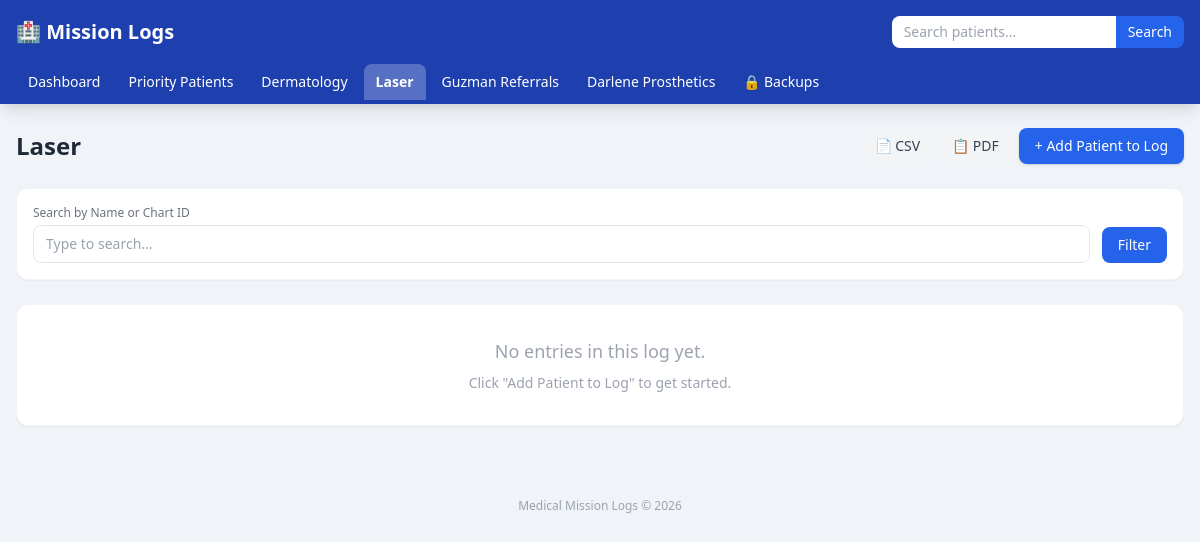
The app's page /log/Laser, older data.
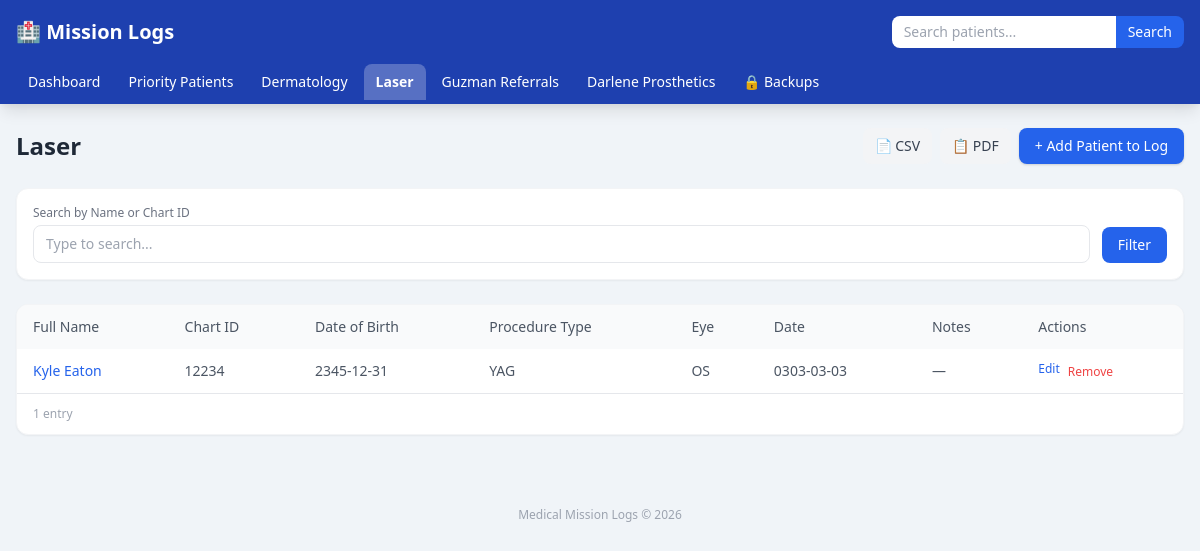
The same page, newer data.
### tables this page shows
CREATE TABLE log_entries (
            id INTEGER PRIMARY KEY AUTOINCREMENT,
            patient_id INTEGER NOT NULL,
            log_category TEXT NOT NULL,
            date_of_encounter TEXT,
            notes TEXT DEFAULT '',
            status TEXT DEFAULT 'Pending',
            follow_up_date TEXT,
            created_at TIMESTAMP DEFAULT CURRENT_TIMESTAMP,
            updated_at TIMESTAMP DEFAULT CURRENT_TIMESTAMP, advocate TEXT DEFAULT '', community TEXT DEFAULT '', problem TEXT DEFAULT '', appointment_timeframe TEXT DEFAULT '', procedure_type TEXT DEFAULT '', eye TEXT DEFAULT '', laser_date TEXT DEFAULT '', procedure TEXT DEFAULT '', derm_date TEXT DEFAULT '', surgery_type TEXT DEFAULT '',
            FOREIGN KEY (patient_id) REFERENCES patients(id) ON DELETE CASCADE
        );

CREATE TABLE patients (
            id INTEGER PRIMARY KEY AUTOINCREMENT,
            full_name TEXT NOT NULL,
            chart_id TEXT NOT NULL UNIQUE,
            date_of_birth TEXT NOT NULL,
            notes TEXT DEFAULT '',
            created_at TIMESTAMP DEFAULT CURRENT_TIMESTAMP,
            updated_at TIMESTAMP DEFAULT CURRENT_TIMESTAMP
        );

### app.py (the view)
@app.route("/log/<category>")
def log_view(category):
    if category not in LOG_CATEGORIES:
        flash(f"Unknown log category: {category}", "error")
        return redirect(url_for("dashboard"))
    search = request.args.get("search", "")
    entries = get_log_entries(category, search=search or None)
    patients = get_all_patients()
    return render_template(
        "log_view.html",
        category=category,
        entries=entries,
        patients=patients,
        categories=LOG_CATEGORIES,
        search=search,
    )

### database.py (called while the page is built)
def get_db():
    conn = sqlite3.connect(DB_PATH)
    conn.row_factory = sqlite3.Row
    conn.execute("PRAGMA foreign_keys = ON")
    return conn

def get_all_patients(search=None):
    conn = get_db()
    if search:
        patients = conn.execute(
            "SELECT * FROM patients WHERE full_name LIKE ? OR chart_id LIKE ? ORDER BY full_name",
            (f"%{search}%", f"%{search}%"),
        ).fetchall()
    else:
        patients = conn.execute("SELECT * FROM patients ORDER BY full_name").fetchall()
    conn.close()
    return patients

def get_log_entries(log_category, search=None):
    conn = get_db()
    query = """
        SELECT le.*, p.full_name, p.chart_id, p.date_of_birth
        FROM log_entries le
        JOIN patients p ON le.patient_id = p.id
        WHERE le.log_category = ?
    """
    params = [log_category]
    if search:
        query += " AND (p.full_name LIKE ? OR p.chart_id LIKE ?)"
        params.extend([f"%{search}%", f"%{search}%"])
    query += " ORDER BY le.created_at DESC"
    entries = conn.execute(query, params).fetchall()
    conn.close()
    return entries

### templates/log_view.html (shortened to what this page needs)
{% extends "base.html" %}
{% block content %}
<div class="flex items-center justify-between mb-6">
    <h1 class="text-2xl font-bold text-gray-800">{{ category }}</h1>
    <div class="flex gap-2">
        <a href="/export/{{ category }}/csv" class="bg-gray-100 text-gray-700 px-3 py-2 rounded-lg hover:bg-gray-200 text-sm">
            📄 CSV
        </a>
        <a href="/export/{{ category }}/pdf" class="bg-gray-100 text-gray-700 px-3 py-2 rounded-lg hover:bg-gray-200 text-sm">
            📋 PDF
        </a>
        <button onclick="document.getElementById('addToLogModal').classList.add('active')"
                class="bg-blue-600 text-white px-4 py-2 rounded-lg hover:bg-blue-700 text-sm font-medium shadow">
            + Add Patient to Log
        </button>
    </div>
</div>
<div class="bg-white rounded-xl p-4 shadow-sm border border-gray-100 mb-6">
    <form action="/log/{{ category }}" method="GET" class="flex flex-wrap gap-3 items-end">
        <div class="flex-1 min-w-48">
            <label class="block text-xs text-gray-500 mb-1">Search by Name or Chart ID</label>
            <input type="text" name="search" value="{{ search }}" placeholder="Type to search..."
                   class="w-full border rounded-lg px-3 py-2 text-sm focus:ring-2 focus:ring-blue-300 focus:outline-none">
        </div>
        <button type="submit" class="bg-blue-600 text-white px-4 py-2 rounded-lg hover:bg-blue-700 text-sm">
            Filter
        </button>
    </form>
</div>
<div class="bg-white rounded-xl shadow-sm border border-gray-100 overflow-hidden">
    {% if entries %}
    <div class="overflow-x-auto">
        <table class="w-full text-sm">
            <thead class="bg-gray-50 text-gray-600 text-left">
                <tr>
                    <th class="px-4 py-3 font-medium">Full Name</th>
                    <th class="px-4 py-3 font-medium">Chart ID</th>
                    <th class="px-4 py-3 font-medium">Date of Birth</th>
                    {% if category == 'Priority Patients' %}
                    <th class="px-4 py-3 font-medium">Advocate</th>
                    <th class="px-4 py-3 font-medium">Community</th>
                    <th class="px-4 py-3 font-medium">Surgery Type</th>
                    {% elif category == 'Guzman Referrals' %}
                    <th class="px-4 py-3 font-medium">Problem</th>
                    <th class="px-4 py-3 font-medium">Appt Timeframe</th>
                    {% elif category == 'Laser' %}
                    <th class="px-4 py-3 font-medium">Procedure Type</th>
                    <th class="px-4 py-3 font-medium">Eye</th>
                    <th class="px-4 py-3 font-medium">Date</th>
                    {% elif category == 'Dermatology' %}
                    <th class="px-4 py-3 font-medium">Advocate</th>
                    <th class="px-4 py-3 font-medium">Community</th>
                    <th class="px-4 py-3 font-medium">Procedure</th>
                    <th class="px-4 py-3 font-medium"># Procedures</th>
                    <th class="px-4 py-3 font-medium">Date</th>
                    {% endif %}
                    <th class="px-4 py-3 font-medium">Notes</th>
                    <th class="px-4 py-3 font-medium">Actions</th>
                </tr>
            </thead>
            <tbody class="divide-y">
                {% for entry in entries %}
                <tr class="hover:bg-blue-50">
                    <td class="px-4 py-3">
                        <a href="/patient/{{ entry.patient_id }}" class="text-blue-600 hover:underline font-medium">
                            {{ entry.full_name }}
                        </a>
                    </td>
                    <td class="px-4 py-3 text-gray-600">{{ entry.chart_id }}</td>
                    <td class="px-4 py-3 text-gray-600">{{ entry.date_of_birth }}</td>
                    {% if category == 'Priority Patients' %}
                    <td class="px-4 py-3 text-gray-600">{{ entry.advocate or '—' }}</td>
                    <td class="px-4 py-3 text-gray-600">{{ entry.community or '—' }}</td>
                    <td class="px-4 py-3 text-gray-600">{{ entry.surgery_type or '—' }}</td>
                    {% elif category == 'Guzman Referrals' %}
                    <td class="px-4 py-3 text-gray-600">{{ entry.problem or '—' }}</td>
                    <td class="px-4 py-3 text-gray-600">{{ entry.appointment_timeframe or '—' }}</td>
                    {% elif category == 'Laser' %}
                    <td class="px-4 py-3 text-gray-600">{{ entry.procedure_type or '—' }}</td>
                    <td class="px-4 py-3 text-gray-600">{{ entry.eye or '—' }}</td>
                    <td class="px-4 py-3 text-gray-600">{{ entry.laser_date or '—' }}</td>
                    {% endif %}
                    <td class="px-4 py-3 text-gray-600 max-w-xs truncate">{{ entry.notes or '—' }}</td>
                    <td class="px-4 py-3">
                        <div class="flex gap-2">
                            <a href="/log-entry/{{ entry.id }}/edit" class="text-blue-600 hover:underline text-xs">Edit</a>
                            <form action="/log-entry/{{ entry.id }}/delete" method="POST"
                                  onsubmit="return confirm('Remove this entry from the log?')">
                                <button type="submit" class="text-red-500 hover:underline text-xs">Remove</button>
                            </form>
                        </div>
                    </td>
                </tr>
                {% endfor %}
            </tbody>
        </table>
    </div>
    <div class="px-4 py-3 text-xs text-gray-400 border-t">
        {{ entries|length }} entr{{ 'y' if entries|length == 1 else 'ies' }}
    </div>
    {% else %}
    <div class="p-8 text-center text-gray-400">
        <p class="text-lg mb-2">No entries in this log yet.</p>
        <p class="text-sm">Click "Add Patient to Log" to get started.</p>
    </div>
    {% endif %}
</div>
{% endblock %}

### templates/base.html (shortened to what this page needs)
<!DOCTYPE html>
<html lang="en">
<head>
    <link href="https://cdn.jsdelivr.net/npm/tailwindcss@2.2.19/dist/tailwind.min.css" rel="stylesheet">
</head>
<body class="min-h-screen">
    <nav class="bg-blue-800 text-white shadow-lg">
        <div class="max-w-7xl mx-auto px-4">
            <div class="flex items-center justify-between h-16">
                <a href="/" class="text-xl font-bold flex items-center gap-2">
                    🏥 Mission Logs
                </a>
                <form action="/search" method="GET" class="hidden md:flex items-center">
                    <input type="text" name="q" placeholder="Search patients..."
                           value="{{ request.args.get('q', '') }}"
                           class="px-3 py-1.5 rounded-l-lg text-gray-800 text-sm w-56 focus:outline-none focus:ring-2 focus:ring-blue-300">
                    <button type="submit" class="bg-blue-600 px-3 py-1.5 rounded-r-lg hover:bg-blue-500 text-sm">
                        Search
                    </button>
                </form>
            </div>
            <div class="flex gap-1 pb-1 overflow-x-auto text-sm">
                <a href="/" class="nav-link px-3 py-2 rounded-t-lg {% if request.path == '/' %}active{% endif %}">
                    Dashboard
                </a>
                {% for cat in categories %}
                <a href="/log/{{ cat }}"
                   class="nav-link px-3 py-2 rounded-t-lg whitespace-nowrap {% if request.path == '/log/' + cat %}active{% endif %}">
                    {{ cat }}
                </a>
                {% endfor %}
                <a href="/backups"
                   class="nav-link px-3 py-2 rounded-t-lg whitespace-nowrap {% if request.path == '/backups' %}active{% endif %}">
                    🔒 Backups
                </a>
            </div>
        </div>
    </nav>
    <main class="max-w-7xl mx-auto px-4 py-6">
        {% block content %}{% endblock %}
    </main>
    <footer class="text-center text-gray-400 text-xs py-4 mt-8">
        Medical Mission Logs &copy; 2026
    </footer>
</body>
</html>

### templates/base.html (style rules this page uses)
body { background-color: #f0f4f8; }
.nav-link { transition: background-color 0.2s; }
.nav-link.active { background-color: rgba(255,255,255,0.25); font-weight: 600; }

Row changes from the older to the newer data that the page shows:
added log_entries: log_category "Laser", full_name "Kyle Eaton", chart_id "12234", date_of_birth "2345-12-31", procedure_type "YAG", eye "OS", laser_date "0303-03-03", notes "—"
Text that changed along with them:
{{ entries|length }}: (not shown) → "1"
{{ 'y' if entries|length == 1 else 'ies' }}: (not shown) → "y"
{{ category }}: "Laser" → (not shown)
text no longer shown: "No entries in this log yet. Click \"Add Patient to Log\" to get started."
text now shown: "Full Name Chart ID Date of Birth Procedure Type Eye Date Notes Actions entr"
